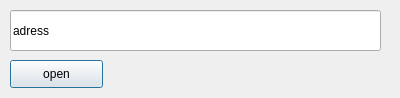
<?xml version="1.0" encoding="UTF-8"?>
<ui version="4.0">
 <class>Dialog</class>
 <widget class="QDialog" name="Dialog">
  <property name="geometry">
   <rect>
    <x>0</x>
    <y>0</y>
    <width>400</width>
    <height>98</height>
   </rect>
  </property>
  <property name="minimumSize">
   <size>
    <width>400</width>
    <height>98</height>
   </size>
  </property>
  <property name="maximumSize">
   <size>
    <width>401</width>
    <height>99</height>
   </size>
  </property>
  <property name="windowTitle">
   <string>Open</string>
  </property>
  <property name="windowIcon">
   <iconset>
    <normaloff>icon.ico</normaloff>icon.ico</iconset>
  </property>
  <widget class="QLineEdit" name="lineEdit">
   <property name="geometry">
    <rect>
     <x>10</x>
     <y>10</y>
     <width>371</width>
     <height>41</height>
    </rect>
   </property>
   <property name="text">
    <string>adress</string>
   </property>
  </widget>
  <widget class="QPushButton" name="pushButton">
   <property name="geometry">
    <rect>
     <x>10</x>
     <y>60</y>
     <width>93</width>
     <height>28</height>
    </rect>
   </property>
   <property name="text">
    <string>open</string>
   </property>
  </widget>
 </widget>
 <resources/>
 <connections/>
</ui>
